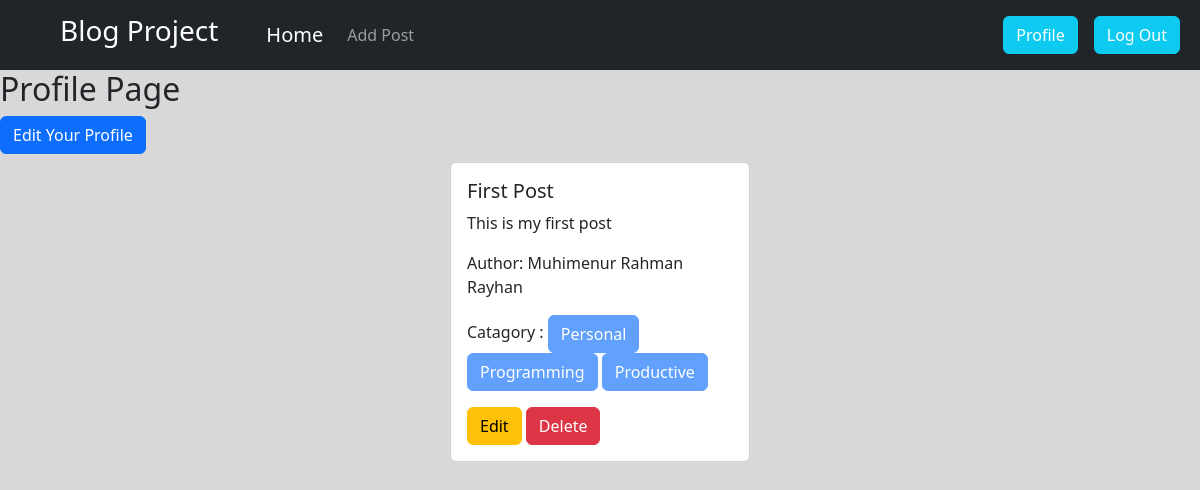
Screenshot of /author/profile/ (signed in) with the database file from the repository.
### posts/models.py (models this page shows, shortened)
class posts_model(models.Model):
    title = models.CharField(max_length=50)
    content = models.TextField()
    catagory = models.ManyToManyField(catagories_model)
    author = models.ForeignKey(User,on_delete=models.CASCADE)

### catagories/models.py (models this page shows, shortened)
class catagories_model(models.Model):
    name = models.CharField(max_length=50)
    slug = models.SlugField(max_length=100, null=True, blank=True, unique=True)

### author/views.py (the view)
# urls.py: path("profile/",views.profile,name="profile"),
@login_required
def profile(request):
    data = posts_model.objects.filter(author = request.user)
    return render(request,"profile.html",{'data' : data})

### author/templates/profile.html (shortened to what this page needs)
{% extends 'base.html' %}
{% load crispy_forms_tags %}
{% block content %}
<h2>Profile Page</h2>
<a href="{% url 'edit_profile' %}" class="btn btn-primary">Edit Your Profile</a>
<div class="d-flex flex-wrap justify-content-center">
    {% for post in data %}
    <div class="card m-2 col-3">
        <div class="card-body">
          <h5 class="card-title">{{post.title}}</h5>
          <p class="card-text">{{post.content}}</p>
          <p class="card-text">Author: {{post.author.first_name}} {{post.author.last_name}}</p>
          <p class="card-text">Catagory :
            {% for cat in post.catagory.all %}
                <button class="btn btn-primary small" disabled> {{cat.name}}</button>
            {% endfor %}
          </p>
          <a href="{% url 'edit_post' post.id%}" class="btn btn-warning">Edit</a>
          <a href="{% url 'delete_post' post.id%}" class="btn btn-danger">Delete</a>
        </div>
    </div>
    {% endfor %}
</div>
{% endblock %}

### rows the page displays
posts_model: title "First Post", content "This is my first post", author.first_name "Muhimenur Rahman", author.last_name "Rayhan"
catagories_model: name "Personal"
catagories_model: name "Programming"
catagories_model: name "Productive"
